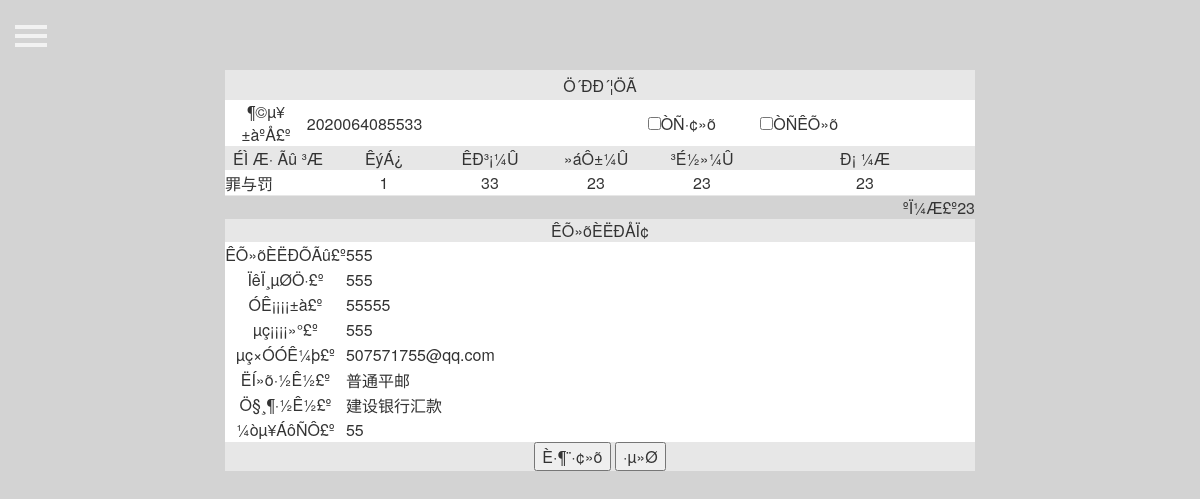
The page /admin/order_view.php?id=11 (signed in) on the database its author committed.
### tables this page shows
CREATE TABLE IF NOT EXISTS `orders` (
  `id` int(4) NOT NULL AUTO_INCREMENT,
  `orderid` varchar(125) DEFAULT NULL COMMENT '订单号',
  `spc` varchar(125) DEFAULT NULL,
  `slc` varchar(125) DEFAULT NULL,
  `shouhuoren` varchar(25) DEFAULT NULL,
  `sex` varchar(2) DEFAULT NULL,
  `dizhi` varchar(125) DEFAULT NULL,
  `youbian` varchar(10) DEFAULT NULL,
  `tel` varchar(25) DEFAULT NULL,
  `email` varchar(25) DEFAULT NULL,
  `shff` varchar(25) DEFAULT NULL,
  `zfff` varchar(25) DEFAULT NULL,
  `time` datetime DEFAULT NULL,
  `xiadanren` varchar(25) DEFAULT NULL,
  `zt` varchar(50) DEFAULT NULL,
  `total` varchar(25) DEFAULT NULL,
  `liuyan` text NOT NULL,
  PRIMARY KEY (`id`)
);

CREATE TABLE IF NOT EXISTS `shu` (
  `id` int(4) NOT NULL AUTO_INCREMENT,
  `name` varchar(25) DEFAULT NULL COMMENT '图书名称',
  `jianjie` mediumtext COMMENT '图书介绍',
  `xinghao` varchar(25) DEFAULT NULL COMMENT '图书型号',
  `tupian` varchar(200) DEFAULT NULL COMMENT '图书图片',
  `shuliang` int(4) DEFAULT NULL COMMENT '图书数量',
  `cishu` int(4) DEFAULT NULL COMMENT '卖出次数',
  `tuijian` int(4) DEFAULT NULL COMMENT '是否推荐',
  `dalei` int(4) DEFAULT NULL COMMENT '大类id',
  `xiaolei` int(4) NOT NULL COMMENT '小类id',
  `huiyuanjia` varchar(25) DEFAULT NULL COMMENT '会员价',
  `shichangjia` varchar(25) DEFAULT NULL COMMENT '市场价',
  `chubanshe` varchar(25) DEFAULT NULL COMMENT '出版社id',
  `tejia` int(2) DEFAULT NULL COMMENT '是否特价',
  `addtime` datetime NOT NULL COMMENT '添加时间',
  PRIMARY KEY (`id`)
);

### admin/order_view.php (the view, shortened to what this page needs)
<?php include("check_login.php");
require("index.php");?>
<?php
 include("../conn.php");
 $id=$_GET['id'];
 $sql=mysqli_query($conn,"select * from orders where id='".$id."'");
 $data=mysqli_fetch_array($sql);
?>
<table width="750" border="0" align="center" cellpadding="0" cellspacing="0">
  <tr>
    <td height="30" bgcolor="#E7E7E7"><div align="center" >Ö´ÐÐ´¦ÖÃ</div></td>
  </tr>
  <tr>
    <td bgcolor="#E7E7E7">
    <table width="750" border="0" align="center" cellpadding="0" cellspacing="1">
     <form name="form1" method="post" action="saveorder.php?id=<?php echo $data['id'];?>">
	  <tr>
        <td width="70" height="25" bgcolor="#FFFFFF"><div align="center" class="style3">¶©µ¥±àºÅ£º</div></td>
        <td width="271" bgcolor="#FFFFFF"><div align="left"><?php echo $data['orderid'];?></div></td>
        <td width="100" bgcolor="#FFFFFF"><div align="center">
        <input name="yfh" type="checkbox" value="ÒÑ·¢»õ"  >ÒÑ·¢»õ</div></td>
        <td width="101" bgcolor="#FFFFFF"><div align="center">
        <input name="yfh" type="checkbox" value="ÒÑÊÕ»õ"  >ÒÑÊÕ»õ
        </div>
        </td>
        <td width="100" bgcolor="#FFFFFF"><div align="center"></div></td>
    </table>
    </td>
  </tr>
</table>
<table width="750" height="50" border="0" align="center" cellpadding="0" cellspacing="0">
  <tr>
    <td bgcolor="#E7E7E7"><table width="750" border="0" align="center" cellpadding="0" cellspacing="1">
      <tr #E7F3FB>
        <td width="106" height="20"><div align="center" >ÉÌ Æ· Ãû ³Æ</div></td>
        <td width="106"><div align="center" >ÊýÁ¿</div></td>
        <td width="106"><div align="center" >ÊÐ³¡¼Û</div></td>
        <td width="106"><div align="center" >»áÔ±¼Û</div></td>
        <td width="106" height="20"><div align="center" >³É½»¼Û</div></td>
        <td><div align="center" >Ð¡ ¼Æ</div></td>
      </tr>
	 <?php
	   $array=explode("@",$data['spc']);
	   $arraysl=explode("@",$data['slc']);
	   $total=0;
	   for($i=0;$i<count($array)-1;$i++)
	    {
		  if($array[$i]!="")
		  {
	       $sql1=mysqli_query($conn,"select * from shu where id='".$array[$i]."'");
		   $data1=mysqli_fetch_array($sql1);
		   $total=$total+$data1['huiyuanjia']*$arraysl[$i];
	 ?>
      <tr>
        <td height="25" bgcolor="#FFFFFF"><div align="left"> <?php echo $data1['name'];?></div></td>
        <td height="25" bgcolor="#FFFFFF"><div align="center"><?php if($data1['shuliang']<0) echo "ÊÛÍê"; else echo $arraysl[$i];?></div></td>
        <td height="25" bgcolor="#FFFFFF"><div align="center"><?php echo $data1['shichangjia'];?></div></td>
        <td height="25" bgcolor="#FFFFFF"><div align="center"><?php echo $data1['huiyuanjia'];?></div></td>
        <td height="25" bgcolor="#FFFFFF"><div align="center"><?php echo $data1['huiyuanjia'];?></div></td>
        <td height="25" bgcolor="#FFFFFF"><div align="center"><?php echo $data1['huiyuanjia']*$arraysl[$i];?></div></td>
      </tr>
	 <?php
	     }
	   }
	 ?>
    </table></td>
  </tr>
</table>
<table width="750" height="20" border="0" align="center" cellpadding="0" cellspacing="0">
  <tr>
    <td><div align="right" class="style3">ºÏ¼Æ£º<?php echo $total;?></div></td>
  </tr>
</table>
<table width="750" height="195" border="0" align="center" cellpadding="0" cellspacing="1">
  <tr>
    <td height="193" bgcolor="#E7E7E7"><table width="750" height="151" border="0" align="center" cellpadding="0" cellspacing="1">
      <tr #E7F3FB>
        <td height="20" colspan="2"><div align="center" >ÊÕ»õÈËÐÅÏ¢</div></td>
      </tr>
      <tr>
        <td width="120" height="25" bgcolor="#FFFFFF"><div align="center" class="style3">ÊÕ»õÈËÐÕÃû£º</div></td>
        <td width="627" bgcolor="#FFFFFF"><div align="left"><?php echo $data['shouhuoren'];?></div></td>
      </tr>
      <tr>
        <td height="25" bgcolor="#FFFFFF"><div align="center" class="style3">ÏêÏ¸µØÖ·£º</div></td>
        <td height="25" bgcolor="#FFFFFF"><div align="left"><?php echo $data['dizhi'];?></div></td>
      </tr>
      <tr>
        <td height="25" bgcolor="#FFFFFF"><div align="center" class="style3">ÓÊ¡¡¡¡±à£º</div></td>
        <td height="25" bgcolor="#FFFFFF"><div align="left"><?php echo $data['youbian'];?></div></td>
      </tr>
      <tr>
        <td height="25" bgcolor="#FFFFFF"><div align="center" class="style3">µç¡¡¡¡»°£º</div></td>
        <td height="25" bgcolor="#FFFFFF"><div align="left"><?php echo $data['tel'];?></div></td>
      </tr>
      <tr>
        <td height="25" bgcolor="#FFFFFF"><div align="center" class="style3">µç×ÓÓÊ¼þ£º</div></td>
        <td height="25" bgcolor="#FFFFFF"><div align="left"><?php echo $data['email'];?></div></td>
      </tr>
      <tr>
        <td height="25" bgcolor="#FFFFFF"><div align="center" class="style3">ËÍ»õ·½Ê½£º</div></td>
        <td height="25" bgcolor="#FFFFFF"><div align="left"><?php echo $data['shff'];?></div></td>
      </tr>
      <tr>
        <td height="25" bgcolor="#FFFFFF"><div align="center" class="style3">Ö§¸¶·½Ê½£º</div></td>
        <td height="25" bgcolor="#FFFFFF"><div align="left"><?php echo $data['zfff'];?></div></td>
      </tr>
	  <tr>
        <td height="25" bgcolor="#FFFFFF"><div align="center" class="style3">¼òµ¥ÁôÑÔ£º</div></td>
        <td height="25" bgcolor="#FFFFFF"><div align="left"><?php echo $data['liuyan'];?></div></td>
      </tr>
        <tr>
    <td height="20" align="center"  colspan="2">    <div align="center"><input type="submit" value="È·¶¨·¢»õ" class="buttoncss" onclick="return confirm('È·¶¨Òª·¢»õÂð');">  <input type="button" value="·µ»Ø" class="buttoncss" onClick="javascript:history.back();">  </div></td>
  </tr>
    </table></td>
  </tr>
</table>
</body>
</html>

### admin/css/style.css (style rules this page uses)
body { position: relative; overflow-x: hidden; }
body, html { height: 100%; background-color: #583e7e; }
body, html { background-color: #583e7e; }

### rows shown on the page
orders: orderid "2020064085533", slc "1", shouhuoren "555", dizhi "555", youbian "55555", tel "555", email "507571755@qq.com", shff "普通平邮", zfff "建设银行汇款", liuyan "55"
shu: name "罪与罚", shichangjia "33", huiyuanjia "23", $data1['huiyuanjia']*$arraysl[$i] "23"

### other values the page prints
$total "23"
